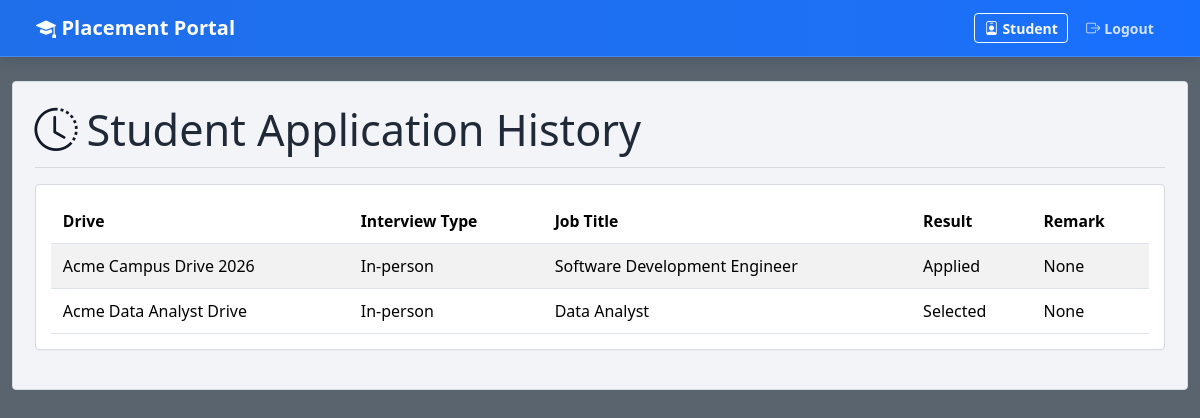
The app's page /student/applications/history (signed in) with its own data.
### models.py (models this page shows)
class Application(db.Model):
    __tablename__ = "applications"
    __table_args__ = (
        db.UniqueConstraint("student_id", "drive_id", name="uq_student_drive"),
    )
    id = db.Column(db.Integer, primary_key=True)
    student_id = db.Column(db.Integer, db.ForeignKey("students.id"), nullable=False)
    drive_id = db.Column(db.Integer, db.ForeignKey("placement_drives.id"), nullable=False)
    application_date = db.Column(db.Date, nullable=False, default=date.today)
    status = db.Column(db.String(30), nullable=False, default="Applied")
    student = db.relationship("Student", back_populates="applications")
    drive = db.relationship("PlacementDrive", back_populates="applications")

class PlacementDrive(db.Model):
    __tablename__ = "placement_drives"
    id = db.Column(db.Integer, primary_key=True)
    company_id = db.Column(db.Integer, db.ForeignKey("companies.id"), nullable=False)
    drive_name = db.Column(db.String(150), nullable=False)
    job_title = db.Column(db.String(150), nullable=False)
    job_description = db.Column(db.Text, nullable=False)
    eligibility = db.Column(db.Text, nullable=False)
    salary = db.Column(db.String(80), nullable=False)
    location = db.Column(db.String(120), nullable=False)
    application_deadline = db.Column(db.Date, nullable=False)
    status = db.Column(db.String(30), default="Pending", nullable=False)
    company = db.relationship("Company", back_populates="drives")
    applications = db.relationship("Application", back_populates="drive", cascade="all, delete-orphan")

### routes/student_routes.py (the view)
@student_bp.route("/applications/history")
@student_required
def application_history():
    applications = Application.query.filter_by(student_id=current_user.id).all()
    return render_template("student/application_history.html", applications=applications)

### app.py (called while the page is built)
@login_manager.user_loader
def load_user(user_id: str):
    try:
        role, raw_id = user_id.split("-", 1)
        entity_id = int(raw_id)
    except (ValueError, AttributeError):
        return None
    if role == "admin":
        return Admin.query.get(entity_id)
    if role == "student":
        return Student.query.get(entity_id)
    if role == "company":
        return Company.query.get(entity_id)
    return None

### models.py (called while the page is built)
    @property
    def role(self) -> str:
        return "student"

### routes/student_routes.py (called while the page is built)
def student_required(view_func):
    @wraps(view_func)
    @login_required
    def wrapped(*args, **kwargs):
        if current_user.role != "student":
            abort(403)
        if current_user.is_blacklisted:
            abort(403)
        return view_func(*args, **kwargs)
    return wrapped

### templates/student/application_history.html
{% extends 'base.html' %}
{% block content %}
<h3 class="page-title"><i class="bi bi-clock-history"></i>Student Application History</h3>
<div class="card section-primary">
    <div class="card-body table-responsive">
        <table class="table table-striped align-middle">
            <thead><tr><th>Drive</th><th>Interview Type</th><th>Job Title</th><th>Result</th><th>Remark</th></tr></thead>
            <tbody>
            {% for app in applications %}
                <tr>
                    <td>{{ app.drive.drive_name }}</td>
                    <td>In-person</td>
                    <td>{{ app.drive.job_title }}</td>
                    <td>{{ app.status }}</td>
                    <td>None</td>
                </tr>
            {% else %}
                <tr><td colspan="5" class="text-muted">No history found.</td></tr>
            {% endfor %}
            </tbody>
        </table>
    </div>
</div>
{% endblock %}

### static/css/style.css (style rules this page uses)
:root { --app-primary: #1f6feb; --app-primary-dark: #0f56d6; --app-sky: #20bddf; --app-green: #1f9d63; --app-amber: #f7c408; --app-page-bg: #5a646e; --app-panel-bg: #f3f4f7; --app-border: #d7dce2; --app-text: #1f2937; }
body { background: var(--app-page-bg); color: var(--app-text); font-family: "Segoe UI", Tahoma, Geneva, Verdana, sans-serif; }
.page-title { display: flex; align-items: center; gap: 0.55rem; font-size: 2.7rem; margin-bottom: 1rem; font-weight: 400; border-bottom: 1px solid #d5dae1; padding-bottom: 0.7rem; }
.page-title i { color: #111827; }
.card { border: 1px solid #d5dae1; border-radius: 4px; box-shadow: 0 1px 0 rgba(10, 12, 16, 0.02); margin-bottom: 1.1rem; }
.card-body { padding: 0.95rem 0.95rem; }
.table { margin-bottom: 0; }
.table th { white-space: nowrap; font-weight: 700; font-size: 0.98rem; }
.table td, .table th { vertical-align: middle; border-color: #dce2e8; padding: 0.62rem 0.75rem; }
.table-striped > tbody > tr:nth-of-type(odd) > * { --bs-table-accent-bg: #f9fafc; }

### records on screen
Application: drive.drive_name "Acme Campus Drive 2026", drive.job_title "Software Development Engineer", status "Applied"
Application: drive.drive_name "Acme Data Analyst Drive", drive.job_title "Data Analyst", status "Selected"
